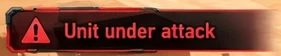
#> input picture docs/concept/hud/pieces/alert.webp, 281 x 56 px
$ python cut_hud_skin.py ../../docs/concept/hud/pieces/alert.webp ../../docs/concept/hud/pieces/alert.webp
#> lines starting #> are read from the running program, lines starting #| are printed output that depends on the picture; after the words box and inside, x2 and y2 are one past the last pixel; in counts of white or black regions, pixels touching at a corner belong together
"""Recorta o kit de pele do HUD (as molduras vazias geradas no GPT sobre fundo verde, no estilo das peças
aprovadas) em PNGs com transparência: docs/concept/hud/kit/skin/<peça>.png.

- tira o verde (chroma key) e limpa o verde que vaza nas bordas;
- recorta cada peça pela caixa aproximada e aperta no que sobrou de opaco;
- no minimapa, o miolo preto do losango vira transparente (o mapa vai por baixo da moldura).

Uso: python art/tools/cut_hud_skin.py <folha_1> <folha_2>
"""
import os
import sys
import numpy as np
from PIL import Image

ROOT = os.path.abspath(os.path.join(os.path.dirname(__file__), '..', '..'))
OUT = os.path.join(ROOT, 'docs/concept/hud/kit/skin')
os.makedirs(OUT, exist_ok=True)


def key_green(im):
    a = np.asarray(im.convert('RGB')).astype(float)
    r, g, b = a[..., 0], a[..., 1], a[..., 2]
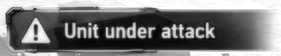
#> r: shape (56, 281) float64; min 0, max 255, mean 121.6
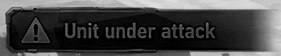
#> g: shape (56, 281) float64; min 0, max 231, mean 69.9
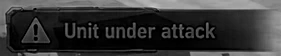
#> b: shape (56, 281) float64; min 0, max 203, mean 54.1
    spill = g - np.maximum(r, b)
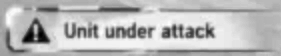
#> spill: shape (56, 281) float64; min -199, max 4, mean -51.74; drawn with min black and max white
    alpha = np.clip(1.0 - (spill - 40) / 80.0, 0, 1)          # verde forte = transparente
#> alpha: shape (56, 281) float64; every value is 1
    # tira o verde que sobrou na borda (despill): o verde não passa do maior entre vermelho e azul
    g2 = np.where(spill > 0, np.maximum(r, b) + np.minimum(spill, 0), g)
    out = np.dstack([r, g2, b, alpha * 255]).clip(0, 255).astype('uint8')
    return Image.fromarray(out, 'RGBA')


def tight(im, box):
    q = im.crop(box)
    a = np.asarray(q)[..., 3]
    ys, xs = np.where(a > 24)
    return q.crop((xs.min(), ys.min(), xs.max() + 1, ys.max() + 1))


def clear_inner_black(im, seed, tol=26):
    """O miolo preto (a partir do ponto seed) vira transparente: preenchimento por vizinhança."""
    a = np.asarray(im).copy()
    h, w = a.shape[:2]
    rgb = a[..., :3].astype(int)
    seen = np.zeros((h, w), bool)
    stack = [seed]
    while stack:
        x, y = stack.pop()
        if x < 0 or y < 0 or x >= w or y >= h or seen[y, x]:
            continue
        if rgb[y, x].max() > tol:
            continue
        seen[y, x] = True
        stack.extend(((x + 1, y), (x - 1, y), (x, y + 1), (x, y - 1)))
    a[seen, 3] = 0
    return Image.fromarray(a, 'RGBA')


def main(sheet1, sheet2):
    s1 = key_green(Image.open(sheet1))
    # um fiapo da caixinha de cima encosta no topo da coluna de botões do minimapa: apaga antes de recortar
    arr1 = np.asarray(s1).copy(); arr1[255:405, 600:765, 3] = 0; s1 = Image.fromarray(arr1, 'RGBA')
    s2 = key_green(Image.open(sheet2))
    pieces = {
        # folha 1: as peças grandes
        'top_bar_1v1': (s1, (15, 35, 1120, 186)),
        'superweapon_box': (s1, (615, 190, 1050, 265)),
        'commander_panel': (s1, (1140, 30, 1660, 252)),
        'minimap_pod': (s1, (35, 258, 762, 892)),
        'unit_card': (s1, (830, 358, 1636, 858)),
        # folha 2: as peças pequenas
        'slot_normal': (s2, (85, 12, 300, 216)),
        'slot_action': (s2, (358, 12, 570, 216)),
        'slot_captain': (s2, (624, 12, 840, 216)),
        'slot_locked': (s2, (890, 12, 1106, 216)),
        'group_on': (s2, (84, 255, 330, 372)),
        'group_off': (s2, (362, 255, 606, 372)),
        'alert': (s2, (664, 244, 1622, 392)),
        'power': (s2, (84, 392, 300, 680)),
        'panel_wide': (s2, (364, 428, 1312, 666)),
        'panel_long': (s2, (14, 690, 1662, 922)),
    }
    for name, (sheet, box) in pieces.items():
        im = tight(sheet, box)
        if name == 'minimap_pod':
            # o centro do losango (no recorte apertado): o miolo preto vira o buraco do mapa
            im = clear_inner_black(im, (330, 300), tol=12)
        if name == 'unit_card':
            # a janela do retrato também vira buraco: o retrato vai por baixo e a moldura cobre a borda dele
            im = clear_inner_black(im, (390, 165), tol=12)
        if name == 'alert':
            # o fim do degradê vermelho se misturou com o verde do fundo: some aos poucos, sem o verde
            arr = np.asarray(im).astype(float)
            r, g, b, al = arr[..., 0], arr[..., 1], arr[..., 2], arr[..., 3]
            sp = g - np.maximum(r, b)
            al = np.where(sp > 0, al * np.clip(1 - sp / 120.0, 0, 1), al)
            g = np.minimum(g, np.maximum(r, b) * 0.6 + 4)
            w = al.shape[1]; ramp = np.clip((w * 0.97 - np.arange(w)) / (w * 0.14), 0, 1)[None, :]
            al = al * ramp
            # os parafusos da ponta vieram rosa/roxos da folha: viram aço como os das outras peças
            xs = np.arange(w)[None, :]
            mag = (b - g > 25) & (r - g > 25) & (xs < 80)
            lum = 0.3 * r + 0.59 * g + 0.11 * b
            r = np.where(mag, lum * 0.94, r); g = np.where(mag, lum * 0.98, g); b = np.where(mag, lum * 1.06, b)
            im = Image.fromarray(np.dstack([r, g, b, al]).clip(0, 255).astype('uint8'), 'RGBA')
        im.save(os.path.join(OUT, name + '.png'))
        print(name, im.size)
#> this loop made 2 passes
#> (name, box) on passes 1 to 2: ('top_bar_1v1', (15, 35, 1120, 186)), ('superweapon_box', (615, 190, 1050, 265))
#| top_bar_1v1 (266, 21)
#> pass 1, in tight, `q = im.crop(box)`:
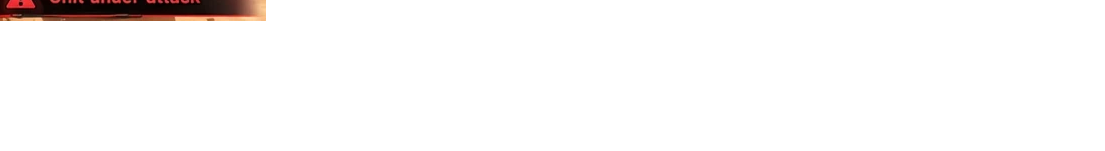
#> q: PIL image 1105x151 RGBA; mean R, G, B, A 3.3, 1.6, 1.2, 8.5; transparent parts drawn white
#> pass 1, in tight, `a = np.asarray(q)[..., 3]`:
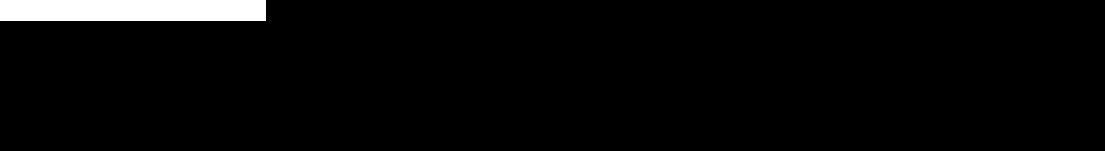
#> a: shape (151, 1105); 3.3% white; 1 white region, box (x1, y1, x2, y2) and area: (0, 0, 266, 21) 5586
#> pass 1, in main, `im = tight(sheet, box)`:
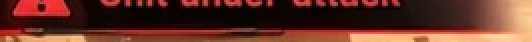
#> im: PIL image 266x21 RGBA (shown 2 times larger); mean R, G, B, A 97.4, 48.6, 36.8, 255
    # o botão de ação: o verde da moldura some com o fundo verde, então sai do botão normal com o azul virado verde
    base = Image.open(os.path.join(OUT, 'slot_normal.png'))
    arr = np.asarray(base).astype(float)
    r, g, b, al = arr[..., 0], arr[..., 1], arr[..., 2], arr[..., 3]
    blue = np.clip((b - np.maximum(r, g) - 10) / 60.0, 0, 1)
    ng = g * (1 - blue) + b * blue
    nb = b * (1 - blue) + g * 0.55 * blue
    nr = r * (1 - blue) + r * 0.6 * blue
    Image.fromarray(np.dstack([nr, ng, nb, al]).clip(0, 255).astype('uint8'), 'RGBA').save(os.path.join(OUT, 'slot_action.png'))
    print('slot_action (do normal, azul -> verde)')
    # o aviso amarelo ("Low power"): o mesmo aviso com o vermelho girado pro âmbar
    al_im = Image.open(os.path.join(OUT, 'alert.png'))
    alpha = al_im.getchannel('A')
    hsv = np.asarray(al_im.convert('RGB').convert('HSV')).astype(int)
    hsv[..., 0] = (hsv[..., 0] + 26) % 256      # 26/256 da volta ≈ 37°: vermelho → âmbar
    amber = Image.fromarray(hsv.astype('uint8'), 'HSV').convert('RGB')
    amber.putalpha(alpha)
    amber.save(os.path.join(OUT, 'alert_amber.png'))
    print('alert_amber (do vermelho, matiz girada)')
    # a tecla vermelha (a caixa de superarma que está pra sair): a azul com o neon girado pro vermelho
    on = Image.open(os.path.join(OUT, 'group_on.png'))
    hsv = np.asarray(on.convert('RGB').convert('HSV')).astype(int)
    hsv[..., 0] = (hsv[..., 0] + 101) % 256     # azul (~155) → vermelho (0)
    # o miolo escuro perde a cor (na peça aprovada só o aro é vermelho)
    v = hsv[..., 2].astype(float)
    hsv[..., 1] = (hsv[..., 1] * np.clip((v - 40) / 80.0, 0.15, 1.0)).astype(int)
    red = Image.fromarray(hsv.astype('uint8'), 'HSV').convert('RGB')
    red.putalpha(on.getchannel('A'))
    red.save(os.path.join(OUT, 'group_soon.png'))
    print('group_soon (da azul, matiz girada)')


if __name__ == '__main__':
#> (the run stopped early here; a loop or call above may not have finished)
